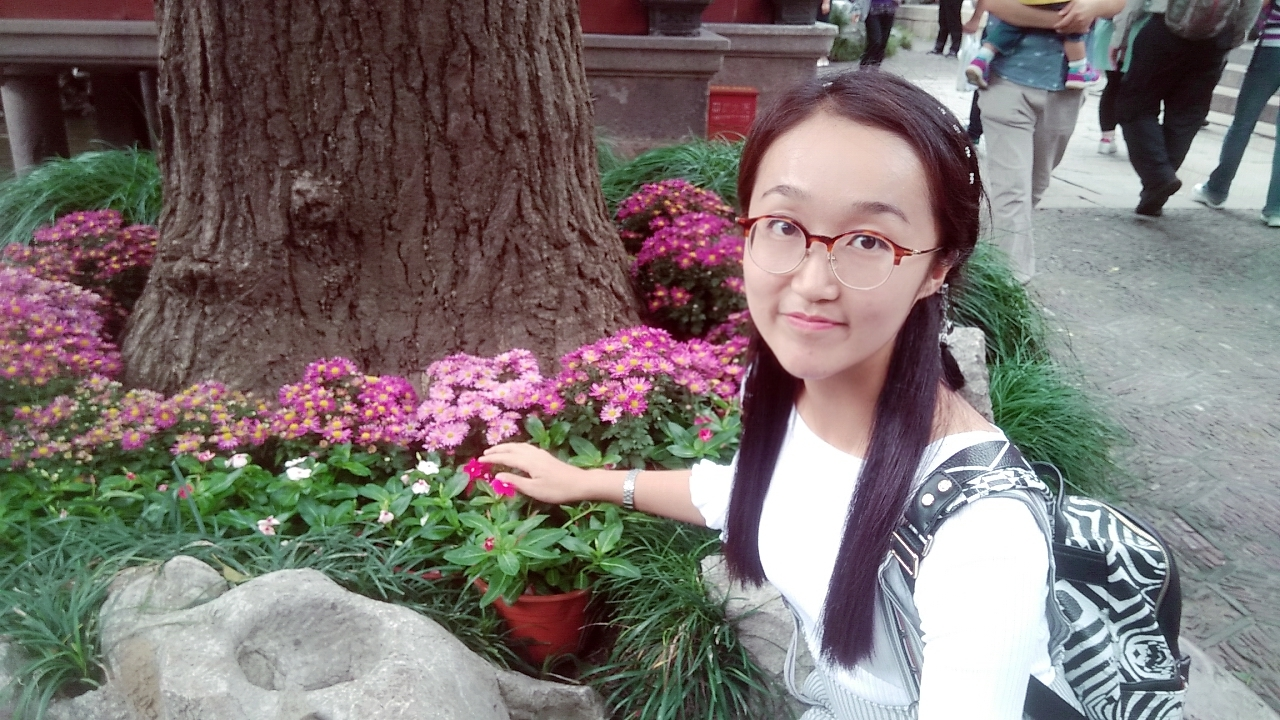
//> input picture vs2013/img.jpg, 1280 x 720 px
$ ./sgm_without_cuda   (built with g++ and OpenCV 4)
//> lines starting //> are read from the running program, lines starting //| are printed output that depends on the picture
#include <iostream>
#include <stdio.h>
#include <opencv2/core/core.hpp>
#include <opencv2/highgui/highgui.hpp>
#include <opencv2/imgproc.hpp>
#include <math.h>

#define PI 3.1419926535
#define PATH 8
#define P1 3
#define P2 23
#define MAX_FLOAT  3.4028235E38

using namespace std;


//\theta = 1, \delta = 0
// [32 lines left out: functions gaussian2D, calculateGaussianBlur2D, gaussian1D, calculateGaussianBlur1D, not called in this run]

//load left and right images which have been rectified
void readImage(cv::Mat &left_image, cv::Mat &right_image, int &width, int &height)
{
	left_image = cv::imread("img.jpg", CV_LOAD_IMAGE_GRAYSCALE);
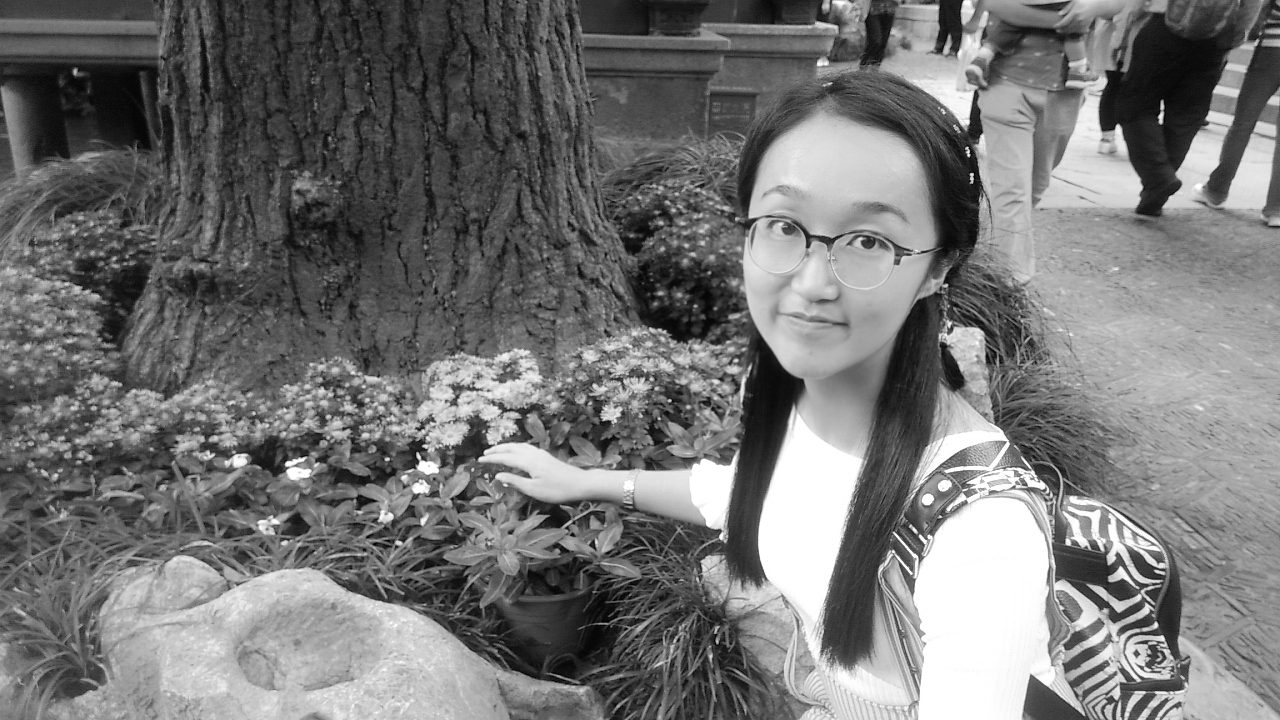
//> left_image: 720 rows x 1280 cols, CV_8UC1; min 0, max 255, mean 117.1
	right_image = cv::imread("img.jpg", CV_LOAD_IMAGE_GRAYSCALE);
	width = left_image.cols;
//> width = 1280
	height = left_image.rows;
//> height = 720
}

//for each image, calculate the image by down sampling, which use to make hierarchical calculation
// [1002 lines left out: functions downSampling, censusPro, calculateMI, firstWayCost, secondWayCost, thirdWayCost and 6 more, not called in this run]

int main()
{
	float ***C;
	float ****L;
	float ***S;

	float gaussian_blur2D[7][7];
	float gaussian_blur1D[7];

	//cv::Matrix of probability used for store the entropy after function calculateMI()
	float prob[256][256]; //prob 256*256
	float left_image_prob[256];
	float right_image_prob[256];

	int width, height;
	int total_match_pixels;

	cv::Mat original_left_image, left_image_1_2, left_image_1_4, left_image_1_8, left_image_1_16;
	cv::Mat original_right_image, right_image_1_2, right_image_1_4, right_image_1_8, right_image_1_16;
	cv::Mat left_disparity_image;
	cv::Mat right_disparity_image;
	int disparity_range = 10;

	readImage(original_left_image, original_right_image, width, height);
//> width = 1280; height = 720

//> (the run ends here: the program needs code that is not available in this run, at `left_disparity_image = cv::Mat(height/16, width/16, CV_8U, Scalar(0));`)
